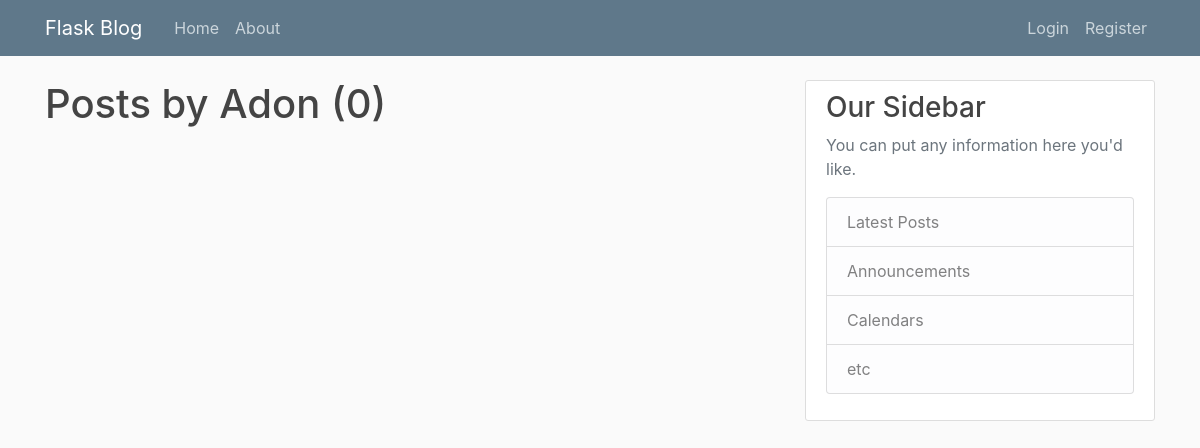
Before: /user/Adon with the older database file.
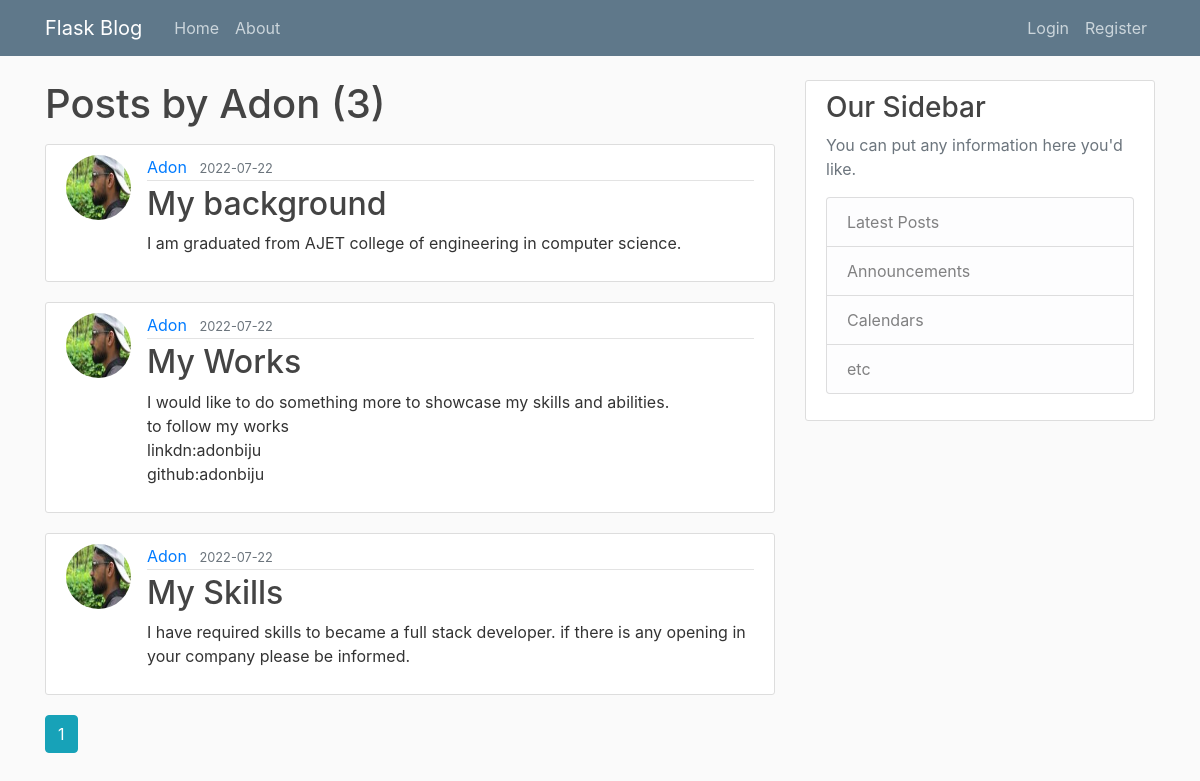
After: the same page with the newer database file.
### flaskblog/models.py (models this page shows, shortened)
class User(db.Model, UserMixin):
    id = db.Column(db.Integer, primary_key=True)
    username = db.Column(db.String(20), unique=True, nullable=False)
    email = db.Column(db.String(120), unique=True, nullable=False)
    image_file = db.Column(db.String(20), nullable=False, default='default.jpg')
    password = db.Column(db.String(60), nullable=False)
    posts = db.relationship('Post', backref='author', lazy=True)

class Post(db.Model):
    id = db.Column(db.Integer, primary_key=True)
    title = db.Column(db.String(100), nullable=False)
    date_posted = db.Column(db.DateTime, nullable=False, default=datetime.utcnow)
    content = db.Column(db.Text, nullable=False)
    user_id = db.Column(db.Integer, db.ForeignKey('user.id'), nullable=False)

### flaskblog/routes.py (the view)
@app.route("/user/<string:username>")
def user_posts(username):
    page = request.args.get('page', 1, type=int)
    user = User.query.filter_by(username=username).first_or_404()
    posts = Post.query.filter_by(author=user)\
        .order_by(Post.date_posted.desc())\
        .paginate(page=page, per_page=5)
    return render_template('user_posts.html', posts=posts, user=user)

### flaskblog/templates/user_posts.html
{% extends "layout.html" %}
{% block content %}
    <h1 class="mb-3">Posts by {{ user.username }} ({{ posts.total }})</h1>
    {% for post in posts.items %}
        <article class="media content-section">
          <img class="rounded-circle article-img" src="{{ url_for('static', filename='profile_pics/' + post.author.image_file) }}">
          <div class="media-body">
            <div class="article-metadata">
              <a class="mr-2" href="{{ url_for('user_posts', username=post.author.username) }}">{{ post.author.username }}</a>
              <small class="text-muted">{{ post.date_posted.strftime('%Y-%m-%d') }}</small>
            </div>
            <h2><a class="article-title" href="{{ url_for('post', post_id=post.id) }}">{{ post.title }}</a></h2>
            <p class="article-content">{{ post.content }}</p>
          </div>
        </article>
    {% endfor %}
    {% for page_num in posts.iter_pages(left_edge=1, right_edge=1, left_current=1, right_current=2) %}
      {% if page_num %}
        {% if posts.page == page_num %}
          <a class="btn btn-info mb-4" href="{{ url_for('user_posts', username=user.username, page=page_num) }}">{{ page_num }}</a>
        {% else %}
          <a class="btn btn-outline-info mb-4" href="{{ url_for('user_posts', username=user.username, page=page_num) }}">{{ page_num }}</a>
        {% endif %}
      {% else %}
        ...
      {% endif %}
    {% endfor %}
{% endblock content %}

### flaskblog/templates/layout.html (shortened to what this page needs)
<!DOCTYPE html>
<html>
<head>
    <link rel="stylesheet" href="https://maxcdn.bootstrapcdn.com/bootstrap/4.0.0/css/bootstrap.min.css">
    <link rel="stylesheet" type="text/css" href="{{ url_for('static', filename='main.css') }}">
</head>
<body>
    <header class="site-header">
      <nav class="navbar navbar-expand-md navbar-dark bg-steel fixed-top">
        <div class="container">
          <a class="navbar-brand mr-4" href="/">Flask Blog</a>
          <div class="collapse navbar-collapse" id="navbarToggle">
            <div class="navbar-nav mr-auto">
              <a class="nav-item nav-link" href="{{ url_for('home') }}">Home</a>
              <a class="nav-item nav-link" href="{{ url_for('about') }}">About</a>
            </div>
            <div class="navbar-nav">
              {% if current_user.is_authenticated %}
                  <a class="nav-item nav-link" href="{{ url_for('new_post') }}">New Post</a>
                  <a class="nav-item nav-link" href="{{ url_for('account') }}">Account</a>
                  <a class="nav-item nav-link" href="{{ url_for('logout') }}">Logout</a>
              {% else %}
              <a class="nav-item nav-link" href="{{ url_for('login') }}">Login</a>
              <a class="nav-item nav-link" href="{{ url_for('register') }}">Register</a>
              {% endif %}
            </div>
          </div>
        </div>
      </nav>
    </header>
    <main role="main" class="container">
      <div class="row">
        <div class="col-md-8">
          {% block content %}{% endblock %}
        </div>
        <div class="col-md-4">
          <div class="content-section">
            <h3>Our Sidebar</h3>
            <p class='text-muted'>You can put any information here you'd like.
              <ul class="list-group">
                <li class="list-group-item list-group-item-light">Latest Posts</li>
                <li class="list-group-item list-group-item-light">Announcements</li>
                <li class="list-group-item list-group-item-light">Calendars</li>
                <li class="list-group-item list-group-item-light">etc</li>
              </ul>
            </p>
          </div>
        </div>
      </div>
    </main>
</body>
</html>

### flaskblog/static/main.css (style rules this page uses)
body { background: #fafafa; color: #333333; margin-top: 5rem; }
h1, h2, h3, h4, h5, h6 { color: #444444; }
.bg-steel { background-color: #5f788a; }
.site-header .navbar-nav .nav-link { color: #cbd5db; }
.content-section { background: #ffffff; padding: 10px 20px; border: 1px solid #dddddd; border-radius: 3px; margin-bottom: 20px; }
.article-title { color: #444444; }
.article-content { white-space: pre-line; }
.article-img { height: 65px; width: 65px; margin-right: 16px; }
.article-metadata { padding-bottom: 1px; margin-bottom: 4px; border-bottom: 1px solid #e3e3e3 }

Changed rows visible on the page:
added Post: image_file (picture), author.username "Adon", date_posted "2022-07-22", title "My background", content "I am graduated from AJET college of engineering in computer science."
added Post: image_file (picture), author.username "Adon", date_posted "2022-07-22", title "My Works", content "I would like to do something more to showcase my skills and abilities. to follow my works linkdn:adonbiju github:adonbiju"
added Post: image_file (picture), author.username "Adon", date_posted "2022-07-22", title "My Skills", content "I have required skills to became a full stack developer. if there is any opening in your company please be informed."
Other visible differences:
{{ posts.total }}: "0" → "3"
new list line: "1"
